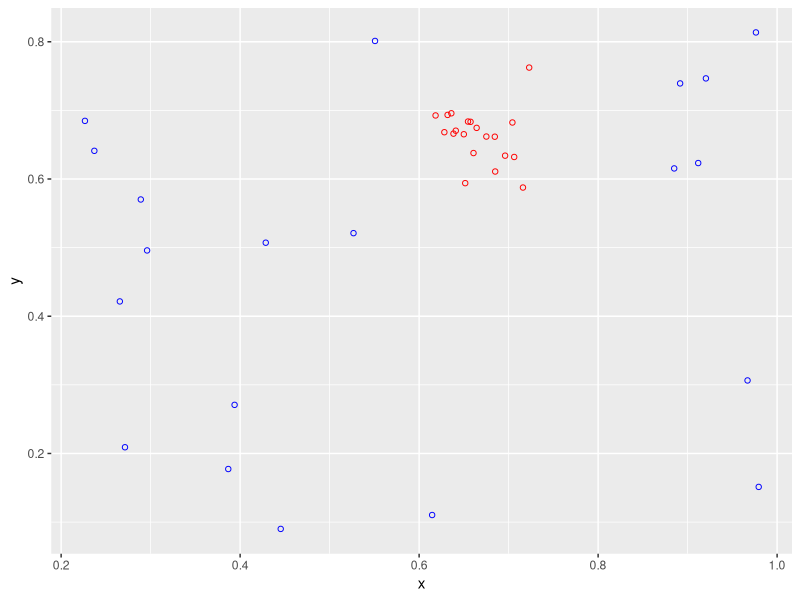

The R source for this figure:





#install.packages("ggplot2") 
library(ggplot2)
#set.seed(0)
n1 <- 20
n2 <- 20
n<- n1+n2
k<-3
p<-3

x1 <- rbeta(n1, 100, 50, ncp=0)
x2 <- rbeta(n1, 100, 50, ncp=0)
x3 <- rbeta(n1, 100, 50, ncp=0)
#x4 <- rbeta(n1, 100, 50, ncp=0)
y1 <- runif(n2) 
y2 <- runif(n2)
y3 <- runif(n2)

x <- cbind(x1,x2,x3)
y <- cbind(y1,y2,y3)
xy <- rbind(x,y)
x<-as.data.frame(x)
y<-as.data.frame(y)
xy<-as.data.frame(xy)
#-- finding distance between all pairs of points
d <- matrix(NA,nrow=n, ncol=n)
for (i in 1:n)
{
  for (j in 1:n)
  {
    z <- 0
    for (k in 1:p)
    {
      z <- z+ min(abs(xy[i,k]-xy[j,k]),1-abs(xy[i,k]-xy[j,k]))^2
      d[i,j] = sqrt(z)
    }
  }
}

plot1 <- ggplot() + geom_point(data=x, aes(x=x[,1],y=x[,2]),shape=1, fill="red",color="red")+
  geom_point(data=y, aes(x=y[,1],y=y[,2]), shape=1, color="blue") +xlab("x")+ylab("y")
plot1

#-- finding k nearest neighbors of each point
knn<- matrix(NA, nrow=n, ncol=k) 
for (i in 1:n)
{ 
  for (j in 1:k)
  {
    knn[i,j]<- which(d[i,] == sort(unique(d[i,]),partial=j+1)[j+1])   
  }
}
rownames(knn)<-c(1:n)
#-- indicating if p nearest neighbors are from same sample

sample_indicator<- matrix(NA, nrow=n, ncol=k) #boolean matrix indicating if NN's are from same sample as data point

for (i in 1:n)
{
  for (j in 1: k)
  {
    if (i<=n1 & knn[i,j] <= n1 )
    {
      sample_indicator[i,j]=1
    }
    else if (i > n1 & knn[i,j] > n1)
    {
      sample_indicator[i,j]=1
    }
    else 
    {
      sample_indicator[i,j]=0
    }
  }
}
rownames(sample_indicator)<-c(1:n)

#--counting number of nearest neighbors from same sample of each data point 

nn_count <- matrix(NA, nrow=n, ncol=1)

for(i in 1:n)
{
  nn_count[i,1]<-sum(sample_indicator[i,])
}


#-- computing the counts of points with h nearest neighbors
c1 <- c()
for(h in 0:k)
{
  add <- 0  
  for (i in 1:n1)
  {
    if (nn_count[i,1]==h)
    {
      add <- add + 1
    }
  }
  c1[h+1] <- add
}

#--
c2<-c()
for(h in 0:k)
{
  add <- 0  
  for (i in n1+1:n2)
  {
    if (nn_count[i,1]==h)
    {
      add <- add + 1
    }
  }
  c2[h+1] <- add
}

#-- computing the weights w1 and w2
w1<-c()

for (h in 0:k)
{
  w1[h+1] <- choose(n1+n2-1, k) / (choose(n1-1,h)*choose(n2,k-h))
}

w2<-c()

for (h in 0:k)
{
  w2[h+1] <- choose(n1+n2-1, k) / (choose(n2-1,h)*choose(n1,k-h))
}

#-- Computing Test Statistic



t1 <- sum(w1*c1)

t2 <- sum(w2*c2)

t <- (t1 + t2)/(n*k)
t
c1
c2